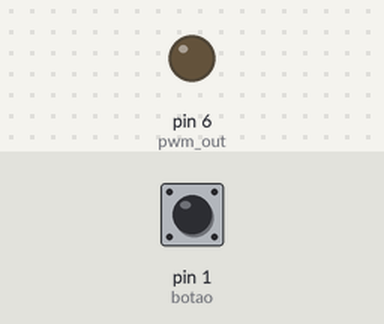
Bench run of a sketch on a simulated Arduino Uno, built with avr-gcc and run on an emulated ATmega328P. Parts: output pins drawn as LEDs (lit = HIGH). The test bench sets the inputs (shaded band); at power-on: pin 1 (botao) HIGH.

Above: at 5.0 s.
5.1 s: pin 1 (botao) pulled LOW for 0.15 s
At 5.17 s:
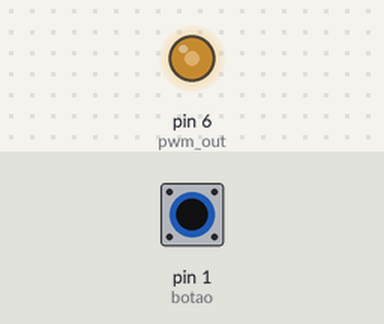
6.7 s: pin 1 (botao) pulled LOW for 3.2 s
At 10.9 s:
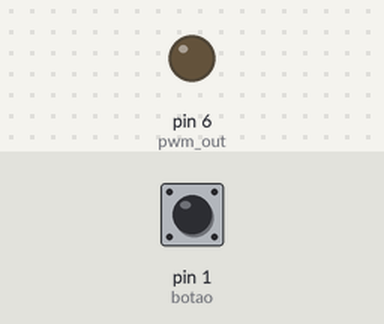
Timing chart, 0 to 12.4 s (numbered marks = the images above; inputs shaded):
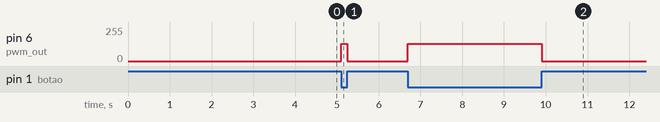

The sketch:

Felipe_Tagawa_Reis_Ex1_Rel_9.ino
```cpp
#define pwm_out PD6 // Timer 0 e OCR0A.
//#define led PD7
#define botao PD1
// unsigned int Ton = 0; // Vai ficar somando 10 no while na contagem de nível lógico, quantidade de ticks em '1'.

ISR(PCINT2_vect){
  // Apertando o botão:
    if(!(PIND & (1 << botao))){
      OCR0A = 128; // 255 * 0.5 // Ele quer 50% de intensidade.
    }
    else
      OCR0A = 0;
}

int main(){

  DDRD |= (1 << pwm_out); // PWM como saída.
  PORTD &= ~(1 << pwm_out); // PWM inicia desligado.
  PORTD |= (1 << botao); // Habilitando pull-up.


  TCCR0A |= (1 << WGM01) | (1 << WGM00); // FAST PWN
  TCCR0A |= (1 << COM0A1); // Comportamento de nível lógico alto no tempo de comparação.

  // Prescaler
  TCCR0B |= (1 << CS01); // 2MHz e 500ms

  OCR0A = 0; // Comparações (led 0%).

  // Interrupção Externa:

  PCICR |= (1 << PCIE2);
  PCMSK2 |= (1 << PCINT17); // PD1

  sei();

  while(1){

  }
}
```

Measured:
- after the input at 5.1 s, pin 6 (pwm_out): 0/255 → 128/255 at once, → 0/255 0.15 s later
- after the input at 6.7 s, pin 6 (pwm_out): 0/255 → 128/255 at once, → 0/255 3.2 s later
